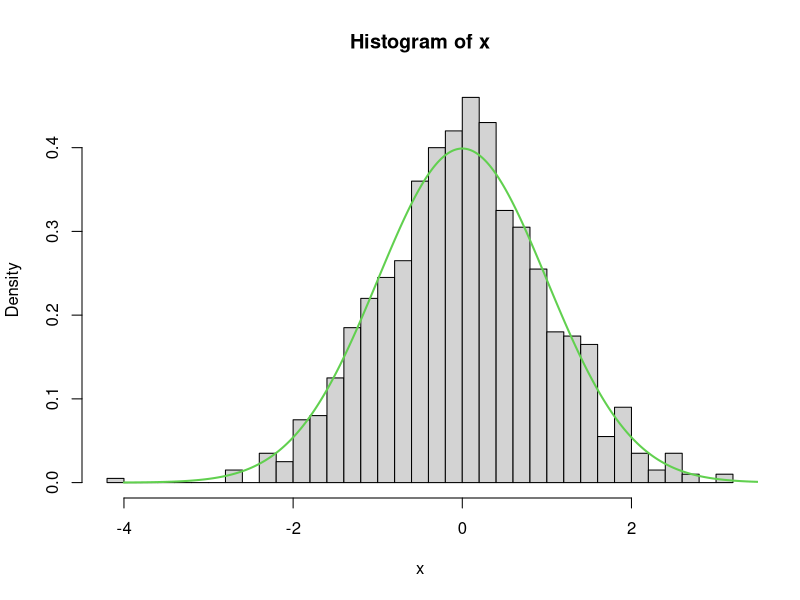

Generate this figure with R:
## ---- chunk 1
x <- rnorm(1000)
hist(x,breaks = 40,probability = TRUE) #theoretical density, p=true


grid <- seq(-4,4,length.out = 1000)
lines(grid, dnorm(grid),col = 3, lwd =2)
